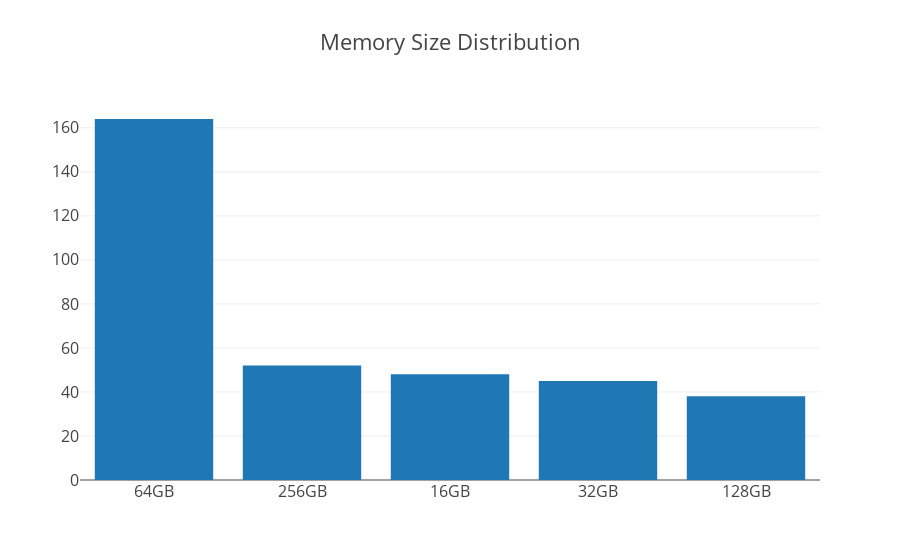

The code cell stored with this chart in its notebook:
### Code cell
data_size = [go.Bar(
            x=size_str,
            y=list(size)
    )]

iplot({'data':data_size, 'layout':{'title': 'Memory Size Distribution',
                          'font': dict(size=16)}}, filename='basic-bar')

### Figure 1 — Plotly figure (JSON) as saved in the notebook; plotly's stock layout.template omitted (floating-point values rounded to 4 significant figures)
{"data": [{"type": "bar", "uid": "a28a2adc-ccc4-11e8-978e-6a000073fc60", "x": ["64GB", "256GB", "16GB", "32GB", "128GB"], "y": [164, 52, 48, 45, 38]}], "layout": {"font": {"size": 16}, "title": "Memory Size Distribution"}}
